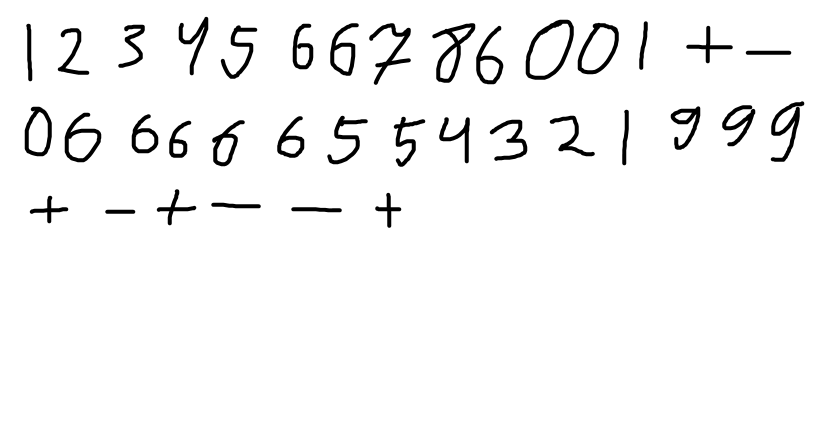
#> input picture expr_examples/expression4444.png, 1641 x 844 px (shown at 1/2 size)
$ python -i image_parser.py   (imports and definitions only)
#> lines starting #> are read from the running program, lines starting #| are printed output that depends on the picture; after the words box and inside, x2 and y2 are one past the last pixel; in counts of white or black regions, pixels touching at a corner belong together
#> further down, picture is the input picture: shape (844, 1641, 3); min 0, max 255, mean 244.6
__all__ = ["parse_image", "build_model", "load_weights"]

import numpy as np
from tensorflow import keras
from tensorflow.keras.layers import Dense, Conv2D, Flatten, MaxPool2D, Dropout
import cv2
import matplotlib.pyplot as plt
from symbols import Symbols

# [1 line that did not run here, left out]
symbol_image_size = 48

# [18 lines that did not run here, left out]


def build_model():
    model.add(Conv2D(filters=64, kernel_size=5, activation='relu', padding='same', input_shape=(symbol_image_size, symbol_image_size, 1)))
    model.add(MaxPool2D(pool_size=(2, 2)))
    model.add(Conv2D(filters=64, kernel_size=5, activation='relu', padding='same'))
    model.add(MaxPool2D(pool_size=(2, 2)))
    model.add(Conv2D(filters=64, kernel_size=5, activation='relu', padding='same'))
    model.add(MaxPool2D(pool_size=(2, 2)))
    model.add(Flatten())
    model.add(Dense(512, activation='relu'))
    model.add(Dropout(0.25))
    model.add(Dense(16, activation='softmax'))

    model.compile(loss="categorical_crossentropy",
                  optimizer="adam",
                  metrics=['accuracy'])


def load_weights(path):
    model.load_weights(path)
    print("loaded.")


def scale_contour(cnt, scale):
    # M = cv2.moments(cnt)
    (x, y, w, h) = cv2.boundingRect(cnt)
    cx = x  # int(M['m10']/M['m00'])
    cy = y  # int(M['m01']/M['m00'])

    cnt_norm = cnt - [cx, cy]
    cnt_scaled = cnt_norm * scale
    cnt_scaled = cnt_scaled + [cx, cy]
    cnt_scaled = cnt_scaled.astype(np.int32)

    return cnt_scaled


def parse_image(img):
    # Подгружаем картинку
    gray = cv2.cvtColor(img, cv2.COLOR_BGR2GRAY)
    ret, thresh = cv2.threshold(gray, 0, 255, cv2.THRESH_BINARY)
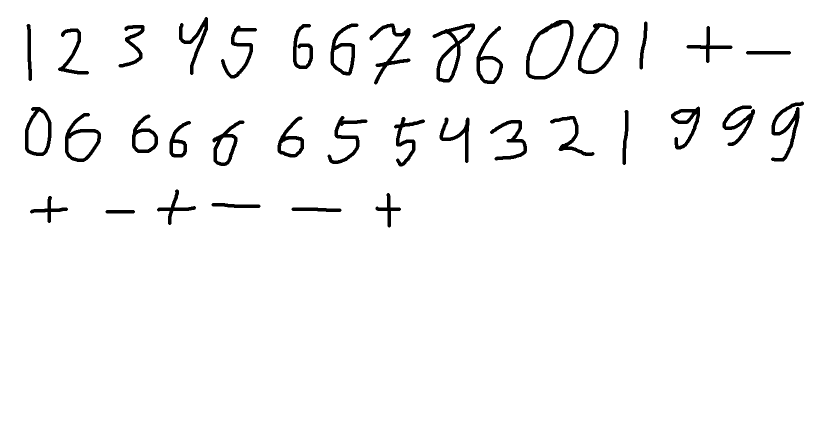
#> thresh: shape (844, 1641) (shown at 1/2 size); 96.5% white; 36 black regions, largest, box (x1, y1, x2, y2) and area: (865, 47, 950, 165) 2391, (1052, 40, 1147, 159) 2336, (1542, 203, 1608, 323) 2059
    img_erode = cv2.erode(thresh, np.ones((3, 3), np.uint8), iterations=1)
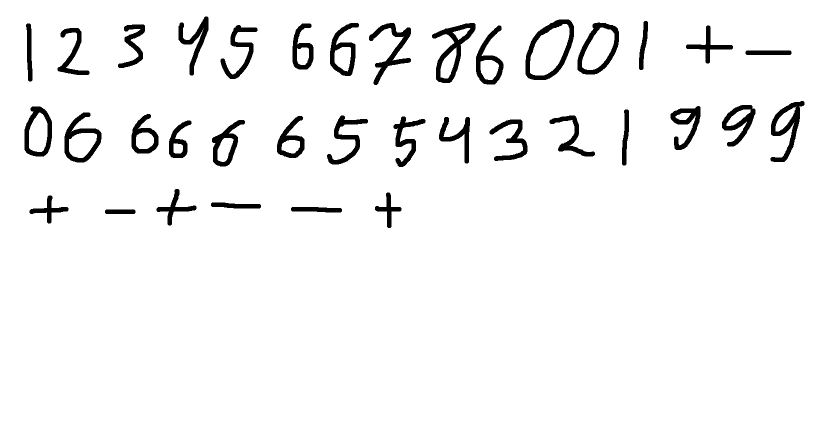
#> img_erode: shape (844, 1641) (shown at 1/2 size); 95.2% white; 36 black regions

    # Достаём отдельные контуры из картинки
    contours, hierarchy = cv2.findContours(img_erode, cv2.RETR_TREE, cv2.CHAIN_APPROX_NONE)  # CHAIN_APPROX_SIMPLE
#> contours = 55 contours, 2 with area under 20; largest, box (x1, y1, x2, y2) and area: (0, 0, 1641, 844) 1382520, (1050, 38, 1149, 161) 8599, (1154, 44, 1239, 150) 6234, (1060, 48, 1139, 151) 5170, (863, 45, 952, 167) 4929

    # Формируем массив символов из полученных ранее контуров; сжимаем каждую картинку
    # символа до (symbol_image_size на symbol_image_size)
    symbols = []
    symbols_bounds = []
    for idx, contour in enumerate(contours):
        if hierarchy[0][idx][3] == 0:
            (x, y, w, h) = cv2.boundingRect(contour)

            # Отбрасываем символы, площадь рамки которых меньше порога
            if w * h <= 100:
                continue

            size_max = max(w, h)
            symbol_squared = 255 * np.ones((symbol_image_size, symbol_image_size))
            aspect = (symbol_image_size - 2.0) / size_max

            symbol = gray[y:y + h, x:x + w]
            symbol = cv2.bitwise_not(symbol)  # Так не дело

            # Вырезаем символ по маске, чтобы в прямоугольную область не попадали куски других символов
            mask = np.zeros(symbol.shape, np.uint8)
            cv2.drawContours(mask, [contour], -1, (255, 255, 255), -1, offset=(-x, -y))
            symbol = cv2.bitwise_and(symbol, symbol, mask=mask)
            symbol = cv2.bitwise_not(symbol)  # Так не дело

            # Сжимаем по бОльшей стороне
            symbol = cv2.resize(symbol, (int(np.ceil(w * aspect)), int(np.ceil(h * aspect))),
                                interpolation=cv2.INTER_LANCZOS4)  # Посмотреть другие interp
            symbol_size = symbol.shape

            if h > 300 or w > 300:  # Если символ слишком большой, то использовать не сжатое изображений, а сжатый контур
                test_img = 255 * np.ones((symbol_image_size, symbol_image_size))
                contour_scaled = scale_contour(contour, aspect)
                cv2.drawContours(test_img, [contour_scaled], 0, (0, 0, 0), 1, offset=(-x, -y))
                symbol = test_img

            # Создаём квадратный символ (symbol_image_size на symbol_image_size) и по центру помещаем исходный
            shiftW = int(symbol_image_size // 2 - symbol_size[1] // 2)
            shiftH = int(symbol_image_size // 2 - symbol_size[0] // 2)
            for i in range(symbol_size[0]):
                for j in range(symbol_size[1]):
                    symbol_squared[i + shiftH, j + shiftW] = symbol[i, j]

            # plt.imshow(symbol_squared, cmap=plt.cm.binary)
            # plt.show()

            symbols.append(symbol_squared)
            symbols_bounds.append([x, y, w, h])
#> this loop made 55 passes
#> (size_max, aspect, symbol_size, shiftW) on passes 2, 3, 4, 5, 6, 7, 8, 10, 12, 13, 14, 15: (63, 0.73, (9, 46), 1), (104, 0.442, (6, 46), 1), (102, 0.451, (7, 46), 1), (80, 0.575, (34, 46), 1), (73, 0.63, (46, 35), 7), (82, 0.561, (43, 47), 1), (77, 0.597, (46, 29), 10), (95, 0.484, (46, 33), 8), (85, 0.541, (46, 43), 3), (95, 0.484, (46, 31), 9), (103, 0.447, (46, 30), 9), (86, 0.535, (46, 31), 9)
#> contour on passes 54 to 55: [[406, 58]], [[407, 56]]
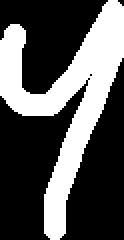
#> mask: shape (120, 62) (shown 2 times larger); 33.7% white; 1 white region, box (x1, y1, x2, y2) and area: (0, 0, 62, 120) 2504
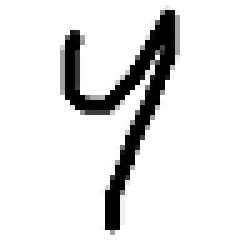
#> symbol_squared: shape (48, 48) float64 (shown 5 times larger); min 0, max 255, mean 226
#> after the loop, symbols = 36 items; symbols_bounds = 36 items, first 6: [209, 418, 63, 11], [581, 413, 104, 13], [421, 404, 102, 14], [58, 390, 80, 58], [749, 384, 55, 73], [312, 377, 82, 75]

    predicted_symbol_labels = []
    for id in range(len(symbols)):
        # Нормализируем
        symbols[id] = symbols[id] / 255.0
        symbols[id] = 1 - symbols[id]

        id_symbol_predicted = np.argmax(model.predict(np.array([symbols[id].reshape(symbol_image_size, symbol_image_size, 1)])))
        symbol_predicted = symbols_dictionary[id_symbol_predicted]

        predicted_symbol_labels.append(symbol_predicted)
#> this loop made 1 pass
#> after the loop, predicted_symbol_labels = []

    return symbols, predicted_symbol_labels, symbols_bounds


# [16 lines not run here, left out]

>>> import cv2
>>> picture = cv2.imread('expr_examples/expression4444.png')
#> (the run stopped early here; a loop or call above may not have finished)

$ run again, on expr_examples/expression1.png
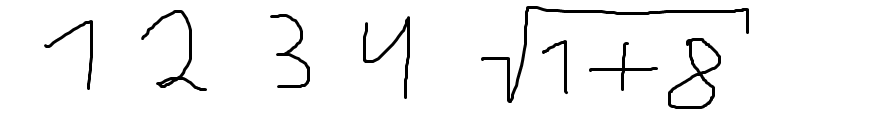
#> input picture expr_examples/expression1.png, 893 x 115 px
#> picture is the input picture: shape (115, 893, 3); min 0, max 255, mean 243.8
#> thresh: shape (115, 893); 96.3% white; 8 black regions, largest, box (x1, y1, x2, y2) and area: (482, 6, 749, 103) 1124, (668, 38, 721, 109) 554, (363, 17, 410, 99) 469
#> img_erode: shape (115, 893); 93% white; 8 black regions
#> contours = 11 contours; largest, box (x1, y1, x2, y2) and area: (0, 0, 893, 115) 101688, (666, 36, 723, 111) 2464, (480, 4, 751, 105) 2409, (140, 8, 208, 93) 1068, (361, 15, 412, 101) 1052
#> the loop in parse_image, `for idx, contour in enumerate(contours):` made 11 passes
#> (size_max, aspect, symbol_size, shiftW) on passes 2, 3, 4, 7, 8, 9, 10, 11: (71, 0.648, (35, 46), 1), (57, 0.807, (46, 23), 13), (75, 0.613, (46, 35), 7), (73, 0.63, (46, 33), 8), (86, 0.535, (46, 28), 10), (78, 0.59, (46, 26), 11), (85, 0.541, (46, 37), 6), (271, 0.17, (18, 46), 1)
#> after the loop in parse_image, `for idx, contour in enumerate(contours):`:
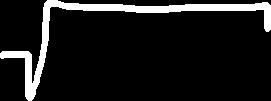
#> mask: shape (101, 271); 10.3% white; 1 white region, box (x1, y1, x2, y2) and area: (0, 0, 271, 101) 2812
#> after the loop in parse_image, `for idx, contour in enumerate(contours):`:
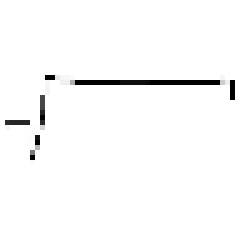
#> symbol_squared: shape (48, 48) float64 (shown 5 times larger); min 0, max 255, mean 249.6
#> after the loop in parse_image, `for idx, contour in enumerate(contours):`: symbols = 8 items; symbols_bounds = [[588, 40, 71, 53], [541, 39, 28, 57], [666, 36, 57, 75], [43, 19, 52, 73], [361, 15, 51, 86], [269, 12, 43, 78], [140, 8, 68, 85], [480, 4, 271, 101]]
#> the loop in parse_image, `for id in range(len(symbols)):` made 1 pass
#> after the loop in parse_image, `for id in range(len(symbols)):`: predicted_symbol_labels = []

$ run again, on expr_examples/expression10.png
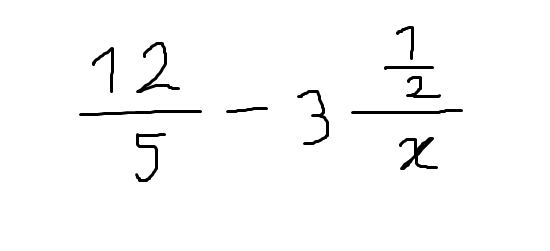
#> input picture expr_examples/expression10.png, 550 x 251 px
#> picture is the input picture: shape (251, 550, 3); min 0, max 255, mean 249.5
#> in parse_image, `ret, thresh = cv2.threshold(gray, 0, 255, cv2.THRESH_BINARY)`:
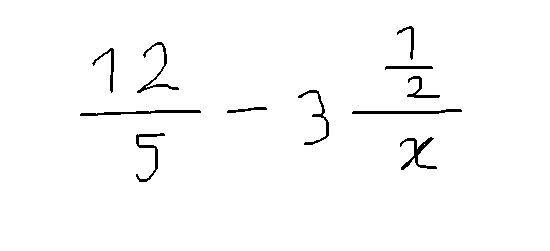
#> thresh: shape (251, 550); 98.1% white; 11 black regions, largest, box (x1, y1, x2, y2) and area: (80, 110, 201, 116) 334, (400, 137, 437, 170) 328, (352, 109, 462, 114) 325
#> img_erode: shape (251, 550); 96.5% white; 11 black regions
#> contours = 12 contours; largest, box (x1, y1, x2, y2) and area: (0, 0, 550, 251) 137250, (78, 108, 203, 118) 720, (135, 40, 181, 95) 706, (398, 135, 439, 172) 674, (350, 107, 464, 116) 674
#> the loop in parse_image, `for idx, contour in enumerate(contours):` made 12 passes
#> (size_max, aspect, symbol_size, shiftW) on passes 2 to 9: (41, 1.12, (42, 47), 1), (53, 0.868, (46, 29), 10), (125, 0.368, (4, 46), 1), (114, 0.404, (4, 46), 1), (44, 1.05, (11, 46), 1), (59, 0.78, (46, 28), 10), (37, 1.24, (33, 46), 1), (52, 0.885, (8, 46), 1)
#> after the loop in parse_image, `for idx, contour in enumerate(contours):`:
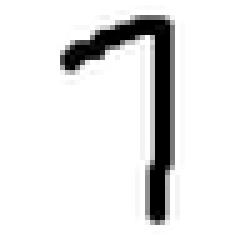
#> symbol_squared: shape (48, 48) float64 (shown 5 times larger); min 0, max 255, mean 228.9
#> after the loop in parse_image, `for idx, contour in enumerate(contours):`: symbols = 11 items; symbols_bounds = [[398, 135, 41, 37], [134, 131, 33, 53], [78, 108, 125, 10], [350, 107, 114, 9], [225, 105, 44, 10], [296, 88, 35, 59], [405, 74, 37, 26], [383, 64, 52, 8], [90, 46, 26, 49], [135, 40, 46, 55], [395, 24, 21, 38]]
#> the loop in parse_image, `for id in range(len(symbols)):` made 1 pass
#> after the loop in parse_image, `for id in range(len(symbols)):`: predicted_symbol_labels = []

$ run again, on expr_examples/expression11.png
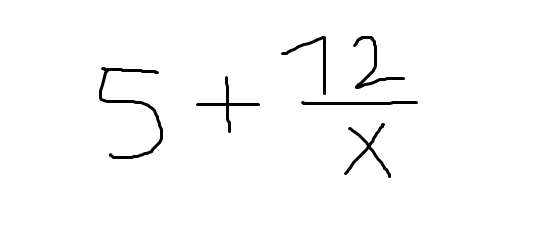
#> input picture expr_examples/expression11.png, 550 x 251 px
#> picture is the input picture: shape (251, 550, 3); min 0, max 255, mean 250.4
#> in parse_image, `ret, thresh = cv2.threshold(gray, 0, 255, cv2.THRESH_BINARY)`:
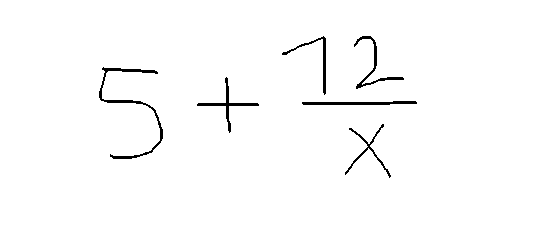
#> thresh: shape (251, 550); 98.5% white; 6 black regions, box (x1, y1, x2, y2) and area: (99, 67, 163, 159) 585, (302, 101, 417, 105) 340, (197, 77, 259, 133) 332, (354, 36, 404, 89) 316, (282, 36, 326, 95) 262, (345, 124, 391, 178) 253
#> img_erode: shape (251, 550); 97.1% white; 6 black regions
#> contours = 7 contours; box (x1, y1, x2, y2) and area: (0, 0, 550, 251) 137250, (97, 65, 165, 161) 1353, (352, 34, 406, 91) 736, (343, 122, 393, 180) 712, (300, 99, 419, 107) 702, (195, 75, 261, 135) 694, (280, 34, 328, 97) 606
#> the loop in parse_image, `for idx, contour in enumerate(contours):` made 7 passes
#> (size_max, aspect, symbol_size, shiftW) on passes 2 to 7: (58, 0.793, (46, 40), 4), (119, 0.387, (4, 46), 1), (66, 0.697, (42, 46), 1), (96, 0.479, (46, 33), 8), (57, 0.807, (46, 44), 2), (63, 0.73, (46, 36), 6)
#> after the loop in parse_image, `for idx, contour in enumerate(contours):`:
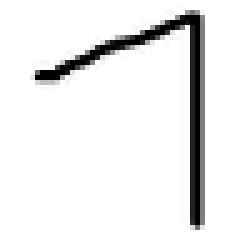
#> symbol_squared: shape (48, 48) float64 (shown 5 times larger); min 0, max 255, mean 235.4
#> after the loop in parse_image, `for idx, contour in enumerate(contours):`: symbols = 6 items; symbols_bounds = [[343, 122, 50, 58], [300, 99, 119, 8], [195, 75, 66, 60], [97, 65, 68, 96], [352, 34, 54, 57], [280, 34, 48, 63]]
#> the loop in parse_image, `for id in range(len(symbols)):` made 1 pass
#> after the loop in parse_image, `for id in range(len(symbols)):`: predicted_symbol_labels = []
